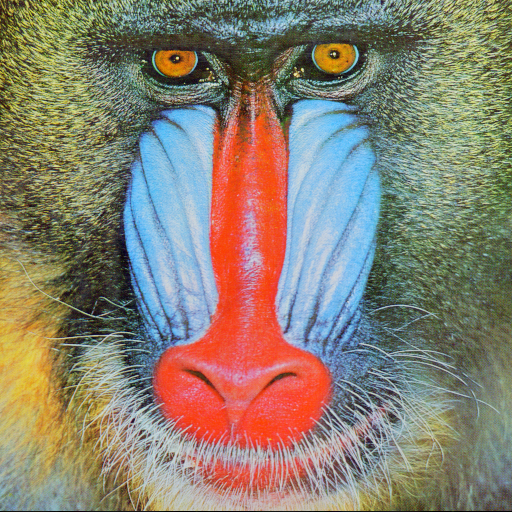
#> input picture notebooks/Images/baboon.png, 512 x 512 px
$ jupyter execute --allow-errors nb_linear.ipynb   (shell and % lines are left out)
#> lines starting #> are read from the running program, lines starting #| are printed output that depends on the picture; after the words box and inside, x2 and y2 are one past the last pixel; in counts of white or black regions, pixels touching at a corner belong together
[cell 1]

import cv2
import numpy as np
import matplotlib.pyplot as plt
import matplotlib.cm as cm
from ipywidgets import interact

plt.rcParams['figure.figsize'] = [14, 10]

from matplotlib.colors import LinearSegmentedColormap

def getRandomColorMap(num_colors, bg_color=1):
    colors = np.random.rand(num_colors, 3) * 0.75
    colors[0, :] = bg_color
    colors = tuple(map(tuple, colors))

    labelColorMap = LinearSegmentedColormap.from_list('labelColorMap', colors, N=num_colors)

    return labelColorMap

def multiplot(lines, rows, images, cmap, title, save=False):
    plt.figure(figsize=(20,10))
    for i in np.arange(lines*rows):

        plt.subplot(lines, rows, i+1)
        plt.imshow(images[i], vmax=255, cmap=cmap[i])
        plt.title(title[i])
        plt.xticks([])
        plt.yticks([])

    if save:
        plt.savefig('img.png')
    plt.show()

Load the image and convert it in grayscale image.

[cell 2]
image = cv2.imread('Images/baboon.png')
#> image is the input picture: shape (512, 512, 3); mean B, G, R 113.1, 128.9, 137.4

rgb_image = cv2.cvtColor(image, cv2.COLOR_BGR2RGB)
gray_image = cv2.cvtColor(image, cv2.COLOR_BGR2GRAY)

multiplot(1, 2, (rgb_image, gray_image), (cm.viridis, cm.gray), ('Original image', 'Gray image'))

The most basic linear filtering is a moving average of the image.

[cell 3]
def average_filter(kx, ky):
    kernel = np.ones((ky, kx)) / (kx*ky)
    avg_image = cv2.filter2D(gray_image, -1, kernel)

    multiplot(1, 2, (gray_image, avg_image), (cm.gray, cm.gray), ('Gray image', 'Average filtered image'))

interact(average_filter, kx=(1, 11, 2), ky=(1, 11, 2))
#> the sliders are set to kx = 6, ky = 6

What is the difference between average filtering and uniform blurring?

[cell 4]
def blurring_filter(kx, ky):
    kernel = (ky, kx)
    blur_image = cv2.blur(gray_image, kernel)

    multiplot(1, 2, (gray_image, blur_image), (cm.gray, cm.gray), ('Gray image', 'Blurred image'))

interact(blurring_filter, kx=(1, 11, 2), ky=(1, 11, 2))
#> the sliders are set to kx = 6, ky = 6

[cell 5]
avg_image = cv2.filter2D(gray_image, -1, np.ones((3, 3)) / (3*3))
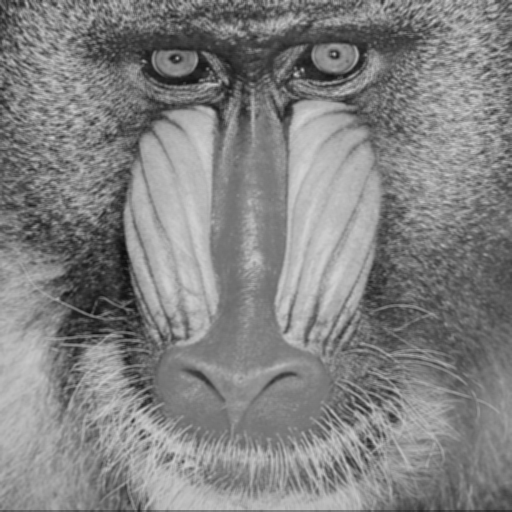
#> avg_image: shape (512, 512); min 12, max 211, mean 129.7
blur_image = cv2.blur(gray_image, (3, 3))
box_image = cv2.boxFilter(gray_image, -1, (3, 3), normalize=True)

(avg_image.flatten() == blur_image.flatten()).sum() / avg_image.size, (avg_image.flatten() == box_image.flatten()).sum() / avg_image.size
#> Out = (1, 1)
#> the sliders are set to kx = 6, ky = 6

What is the difference between uniform and gaussian blurring?

[cell 6]
def gaussian_filter(kx, ky):
    kernel = (ky, kx)
    gauss_image = cv2.GaussianBlur(gray_image, kernel, sigmaX=0)

    multiplot(1, 2, (gray_image, gauss_image), (cm.gray, cm.gray), ('Gray image', 'Gaussian blurred image'))

#> (the rest of this cell did not finish here and is left out)


We can obtain a high pass filtered image by applying a low pas filter and then taking the complementary.

[cell 7]
def hp_filter(kx, ky):
    kernel = (ky, kx)
    gauss_image = cv2.GaussianBlur(gray_image, kernel, 3)

    hp = gray_image - gauss_image

    multiplot(1, 2, (gray_image, hp), (cm.gray, cm.gray), ('Gray image', 'HP filter image'))

interact(hp_filter, kx=(1, 21, 2), ky=(1, 21, 2))
#> the sliders are set to kx = 11, ky = 11

Compute and display the histogram of a grayscale image

[cell 8]
cameraman_gray = cv2.imread('Images/cameraman.jpg', cv2.IMREAD_GRAYSCALE)
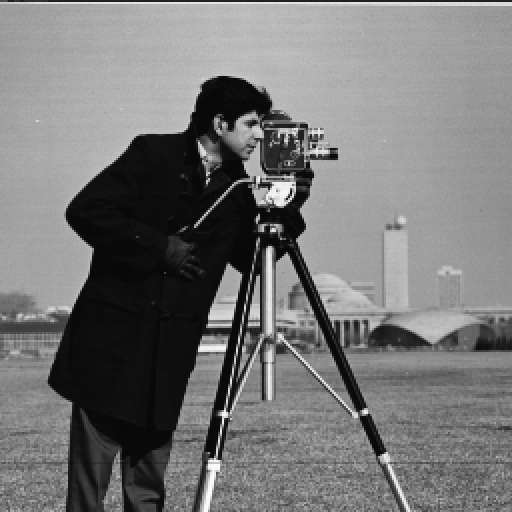
#> input picture notebooks/Images/cameraman.jpg, 512 x 512 px
#> cameraman_gray is the input picture: shape (512, 512); min 0, max 255, mean 118.7

plt.imshow(cameraman_gray, cmap=cm.gray)

[cell 9]
hist_np, bins = np.histogram(cameraman_gray.ravel(), 256, [0,256])
#> hist_np = 256 values, max 8341 at index 13, min 9 at index 254, mean 1024; bins = 257 values from 0 to 256

hist_cv = cv2.calcHist( [cameraman_gray], [0], None, [256], [0,256])
#> hist_cv has the same summary as hist_np

plt.hist(cameraman_gray.ravel(), bins=256, range=(0,255))
plt.show()
#> figure, not shown here; tallest bar 8341 high, from x = 12.95 to 13.95

Basic thresholding

[cell 10]
cameraman_threshold = cameraman_gray > 100
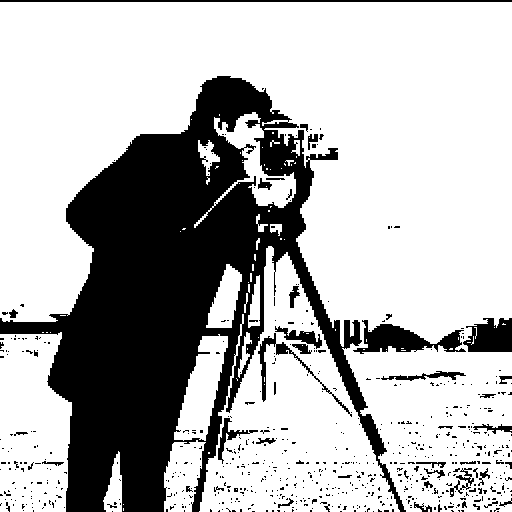
#> cameraman_threshold: shape (512, 512) bool; 71% white; 649 black regions (605 under 20 px), largest, box (x1, y1, x2, y2) and area: (0, 76, 406, 512) 65963, (353, 320, 466, 354) 1755, (463, 318, 512, 352) 1270

plt.imshow(cameraman_threshold, cmap=cm.gray)
plt.show()

#### Thresholding with OpenCV
Determine the v1 and v2 values for the following threshold types:
cv.THRESH_BINARY
$$\text{th_image}(x,y)=\left\{
                \begin{array}{ll}
                  \texttt{v1} & \text{if img$(x,y)$ > thresh}\\
                  \texttt{v2} & \text{otherwise}
                \end{array}
              \right.
$$

cv.THRESH_BINARY_INV
$$\text{th_image}(x,y)=\left\{
                \begin{array}{ll}
                  \texttt{v1} & \text{if img$(x,y)$ > thresh}\\
                  \texttt{v2} & \text{otherwise}
                \end{array}
              \right.
$$

cv.THRESH_TRUNC
$$\text{th_image}(x,y)=\left\{
                \begin{array}{ll}
                  \texttt{v1} & \text{if img$(x,y)$ > thresh}\\
                  \texttt{v2} & \text{otherwise}
                \end{array}
              \right.
$$

cv.THRESH_TO_ZERO
$$\text{th_image}(x,y)=\left\{
                \begin{array}{ll}
                  \texttt{v1} & \text{if img$(x,y)$ > thresh}\\
                  \texttt{v2} & \text{otherwise}
                \end{array}
              \right.
$$

cv.THRESH_TO_ZERO_INV
$$\text{th_image}(x,y)=\left\{
                \begin{array}{ll}
                  \texttt{v1} & \text{if img$(x,y)$ > thresh}\\
                  \texttt{v2} & \text{otherwise}
                \end{array}
              \right.
$$

[cell 11]
grad = cv2.imread('Images/gradient.png', cv2.IMREAD_GRAYSCALE)
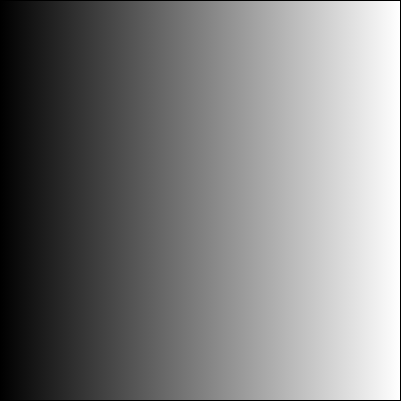
#> input picture notebooks/Images/gradient.png, 401 x 401 px
#> grad is the input picture: shape (401, 401); min 0, max 255, mean 126.3

value = 150

ret, thresh1 = cv2.threshold(grad, value, 255, cv2.THRESH_BINARY)
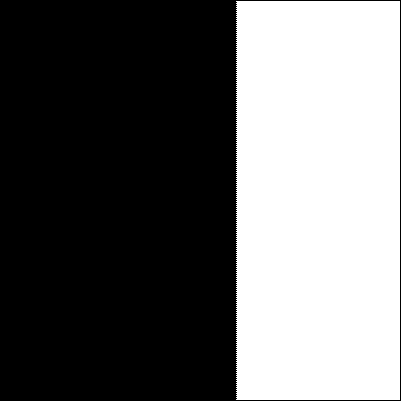
#> thresh1: shape (401, 401); 40.6% white; 1 white region, box (x1, y1, x2, y2) and area: (236, 1, 400, 400) 65237
#> ret = 150
ret, thresh2 = cv2.threshold(grad, value, 255, cv2.THRESH_BINARY_INV)
ret, thresh3 = cv2.threshold(grad, value, 255, cv2.THRESH_TRUNC)
ret, thresh4 = cv2.threshold(grad, value, 255, cv2.THRESH_TOZERO)
ret, thresh5 = cv2.threshold(grad, value, 255, cv2.THRESH_TOZERO_INV)

multiplot(2, 3,
          (grad, thresh1, thresh2, thresh3, thresh4, thresh5),
          (cm.gray, cm.gray, cm.gray, cm.gray, cm.gray, cm.gray),
          ('Original Image', 'THRESH_BINARY', 'THRESH_BINARY_INV',
           'THRESH_TRUNC', 'THRESH_TOZERO', 'THRESH_TOZERO_INV'))

[cell 12]
value = 127

ret, thresh1 = cv2.threshold(cameraman_gray, value, 255, cv2.THRESH_BINARY)
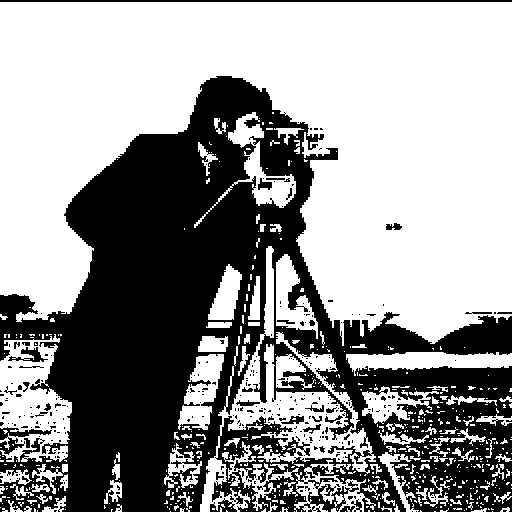
#> thresh1: shape (512, 512); 59.3% white; 338 black regions (303 under 20 px), largest, box (x1, y1, x2, y2) and area: (0, 76, 512, 512) 102139, (0, 0, 512, 2) 1024, (0, 427, 52, 455) 471
#> ret = 127
ret, thresh2 = cv2.threshold(cameraman_gray, value, 255, cv2.THRESH_BINARY_INV)
ret, thresh3 = cv2.threshold(cameraman_gray, value, 255, cv2.THRESH_TRUNC)
#> thresh3: shape (512, 512)
ret, thresh4 = cv2.threshold(cameraman_gray, value, 255, cv2.THRESH_TOZERO)
#> thresh4: shape (512, 512)
ret, thresh5 = cv2.threshold(cameraman_gray, value, 255, cv2.THRESH_TOZERO_INV)
#> thresh5: shape (512, 512)

multiplot(2, 3,
         (cameraman_gray, thresh1, thresh2, thresh3, thresh4, thresh5),
         (cm.gray, cm.gray, cm.gray, cm.gray, cm.gray, cm.gray),
         ('Original Image', 'THRESH_BINARY', 'THRESH_BINARY_INV',
          'THRESH_TRUNC', 'THRESH_TOZERO', 'THRESH_TOZERO_INV'))

In the previous examples, we had to chose the threshold value. We can use Otsu's algorithm to determine it.

[cell 13]
rice = cv2.imread('Images/rice.jpg', cv2.IMREAD_GRAYSCALE)
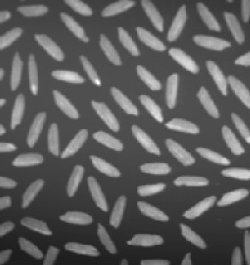
#> input picture notebooks/Images/rice.jpg, 250 x 265 px
#> rice is the input picture: shape (265, 250); min 25, max 255, mean 92.9

plt.hist(rice.ravel(), bins=256, range=(0,255))
plt.show()
#> figure, not shown here; tallest bar 3357 high, from x = 76.7 to 77.7

ret, thresh1 = cv2.threshold(rice, 127, 255, cv2.THRESH_BINARY)
#> thresh1: shape (265, 250); 23% white; 70 white regions (5 under 20 px), largest, box (x1, y1, x2, y2) and area: (207, 61, 250, 109) 648, (92, 101, 119, 132) 357, (169, 49, 198, 73) 345

ret, otsu = cv2.threshold(rice, 0, 255, cv2.THRESH_BINARY + cv2.THRESH_OTSU)
#> otsu: shape (265, 250); 28.4% white; 77 white regions (5 under 20 px), largest, box (x1, y1, x2, y2) and area: (206, 61, 250, 109) 735, (91, 101, 120, 132) 405, (168, 48, 199, 74) 393
#> ret = 110

multiplot(1, 3,
         (rice, thresh1, otsu),
         (cm.gray, cm.gray, cm.gray),
         ('Original Image', 'THRESH_BINARY', 'THRESH_BINARY + OTSU'))

You can fine-tune the result by applying this algorithm on the different parts of the image.

[cell 14]
n = 5
h = np.linspace(0, rice.shape[0], n+1).astype('int')
#> h = [0, 53, 106, 159, 212, 265]
out = []
for i in range(n):
    ret, th = cv2.threshold(rice[h[i]: h[i+1], :], 0, 255, cv2.THRESH_BINARY + cv2.THRESH_OTSU)
    out.append(th)
#> this loop made 5 passes
#> ret on passes 1 to 5: 109, 121, 120, 109, 81
#> after the loop, out = 5 items

out = np.concatenate(out, axis=0)
#> out: shape (265, 250); 29.6% white; 76 white regions (1 under 20 px), largest, box (x1, y1, x2, y2) and area: (207, 61, 250, 109) 678, (194, 35, 231, 51) 380, (92, 101, 119, 132) 372

multiplot(1, 3,
         (rice, otsu, out),
         (cm.gray, cm.gray, cm.gray),
         ('Original Image', 'OTSU', 'OTSU BY PARTS'))

[cell 15]
def otsu_parts(img, n, direction):

    out = []

    if direction == 'horizontal':
        l = img.shape[0]
        h = np.linspace(0, l, n+1).astype('int')

        for i in range(n):
            ret, th = cv2.threshold(img[h[i]: h[i+1], :], 0, 255, cv2.THRESH_BINARY + cv2.THRESH_OTSU)
            out.append(th)
    else:
        l = img.shape[1]
        h = np.linspace(0, l, n+1).astype('int')

        for i in range(n):
            ret, th = cv2.threshold(img[:, h[i]: h[i+1]], 0, 255, cv2.THRESH_BINARY + cv2.THRESH_OTSU)
            out.append(th)


    return np.concatenate(out, axis=0)

light_gradient = np.arange(start=132, stop=-133, step=-1) / 3
non_uniform_lightning = (np.reshape(light_gradient, (265, 1))) * np.ones((1, 250), dtype=int)

img_nu = np.clip(rice+non_uniform_lightning, 0, 255).astype(np.uint8)

plt.hist(img_nu.ravel(), bins=256, range=(0,255))

ret, otsu = cv2.threshold(img_nu, 0, 255, cv2.THRESH_BINARY + cv2.THRESH_OTSU)
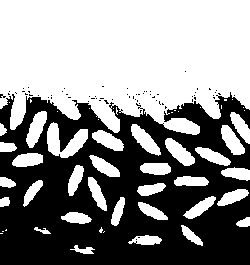
#> otsu: shape (265, 250); 55.2% white; 66 black regions (65 under 20 px), largest, box (x1, y1, x2, y2) and area: (0, 92, 250, 265) 29503
#> ret = 88
otsu_p = otsu_parts(img_nu, 5, 'horizontal')
#> the loop in otsu_parts, `for i in range(n):` made 5 passes
#> ret on passes 1 to 5: 144, 139, 119, 92, 48
#> after the loop in otsu_parts, `for i in range(n):`: out = 5 items
#> in otsu_parts, `return np.concatenate(out, axis=0)`: returned value: shape (265, 250); 29.3% white; 76 white regions (1 under 20 px), largest, box (x1, y1, x2, y2) and area: (207, 61, 250, 109) 668, (92, 101, 119, 132) 379, (168, 48, 199, 74) 373

multiplot(2, 2,
         (rice, non_uniform_lightning, otsu, otsu_p),
         (cm.gray, cm.gray, cm.gray, cm.gray),
         ('Original Image', 'Non-uniform lightning', 'OTSU', 'OTSU BY PARTS'))

Gaussian noise

[cell 16]
pattern = cv2.imread('Images/pattern_inspection2.png', cv2.IMREAD_GRAYSCALE)
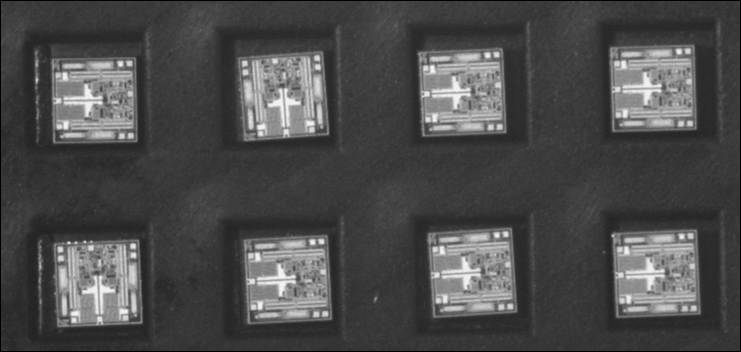
#> input picture notebooks/Images/pattern_inspection2.png, 741 x 352 px
#> pattern is the input picture: shape (352, 741); min 0, max 244, mean 75.4

gaussian_noise = np.zeros_like(pattern, dtype=float)
mean = 0.
std = 10.
cv2.randn(gaussian_noise, mean, std)
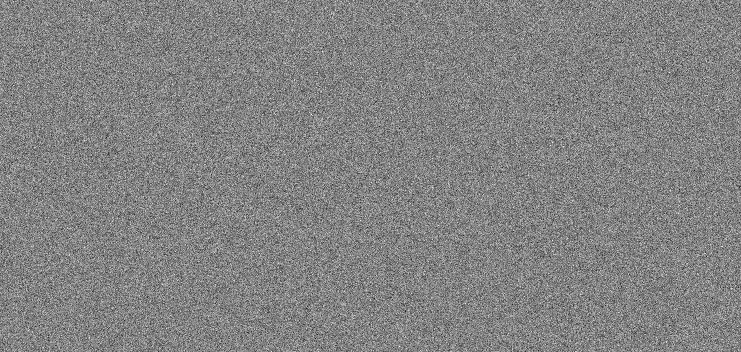
#> gaussian_noise: shape (352, 741) float64; min -48.28, max 45.67, mean 0; drawn with min black and max white

pattern_noisy = np.clip(pattern+gaussian_noise, 0, 255).astype(np.uint8)

multiplot(1, 2,
         (pattern, pattern_noisy),
         (cm.gray, cm.gray),
         ('Original image', 'Gaussian noise'))

Salt and pepper noise

[cell 17]
salt_pepper_noise = np.zeros_like(cameraman_gray)
cv2.randu(salt_pepper_noise, 0, 255)
cameraman_noisy = np.where(salt_pepper_noise < 10, 0, np.where(salt_pepper_noise > 240, 255, cameraman_gray))

multiplot(1, 2,
         (cameraman_gray, cameraman_noisy),
         (cm.gray, cm.gray),
         ('Original image', 'Salt and pepper noise'))

[cell 18]
cameraman_noisy_uniform_blur = cv2.blur(cameraman_noisy, (7, 7))
cameraman_noisy_gaussian_blur = cv2.GaussianBlur(cameraman_noisy, (7, 7), 0)
cameraman_noisy_bilateral = cv2.bilateralFilter(cameraman_noisy, -1, 25, 11)

multiplot(2, 2,
         (cameraman_gray, cameraman_noisy_uniform_blur, cameraman_noisy_gaussian_blur, cameraman_noisy_bilateral),
         (cm.gray, cm.gray, cm.gray, cm.gray),
         ('Original image', 'Uniform blur', 'Gaussian blur', 'Bilateral filtering'))

[cell 19]
salt_pepper_noise = np.zeros_like(cameraman_gray)
cv2.randu(salt_pepper_noise, 0, 255)
cameraman_noisy = np.where(salt_pepper_noise < 30, 0, np.where(salt_pepper_noise > 200, 255, cameraman_gray))

cameraman_noisy_median = cv2.medianBlur(cameraman_noisy, 5)

multiplot(1, 3,
         (cameraman_gray, cameraman_noisy, cameraman_noisy_median),
         (cm.gray, cm.gray, cm.gray),
         ('Salt and pepper noise', 'Noisy image', 'Median blur'))

[cell 20]
def non_uniform_lightning_like(img, weight):
    width = img.shape[1]
    height = img.shape[0]

    steps_y = np.arange( start=0.0, stop=1.0, step=1.0/height)
    light_gradient_y = np.cos( ( 2.0 * ( steps_y * steps_y - steps_y) + 1.0)* np.pi)[:,np.newaxis]

    steps_x = np.arange( start=0.0, stop=1.0, step=1.0/width)
    light_gradient_x = np.cos( steps_x * np.pi)[np.newaxis,:]

    return ( weight * light_gradient_y * light_gradient_x)

nul = non_uniform_lightning_like(rice, 50)
rice_nul = np.clip(rice + nul, 0, 255).astype(np.uint8)

multiplot(1, 3,
         (rice, nul, rice_nul),
         (cm.gray, cm.gray, cm.gray),
         ('Original Image', 'Non Uniform Lightning', 'Image + Non Uniform Lightning'))

[cell 21]
k = 19
kernel = np.ones((k, k))

erd = cv2.erode(rice_nul, kernel, iterations=1)
dlt = cv2.dilate(rice_nul, kernel, iterations=1)

multiplot(1, 2,
         (erd, dlt),
         (cm.gray, cm.gray),
         ('Erosion', 'Dilation'))

[cell 22]
gaussian_erd = cv2.GaussianBlur(erd, (k, k), 0)
gaussian_dlt = cv2.GaussianBlur(dlt, (k, k), 0)

multiplot(1, 2,
         (gaussian_erd, gaussian_dlt),
         (cm.gray, cm.gray),
         ('Background', 'Foreground'))

[cell 23]
def local_normalize_image(img, k):
    kernel = np.ones((k, k))

    erd = cv2.erode(img, kernel, iterations=1)
    dlt = cv2.dilate(img, kernel, iterations=1)

    gaussian_erd = cv2.GaussianBlur(erd, (k, k), 0)
    gaussian_dlt = cv2.GaussianBlur(dlt, (k, k), 0)

    norm_img = (img - gaussian_erd)/(gaussian_dlt - gaussian_erd + 1) * 255

    return np.clip(norm_img, 0, 255).astype(np.uint8)

rice_nul_norm = local_normalize_image(rice_nul, 19)

ret, thresh1 = cv2.threshold(rice_nul, 0, 255, cv2.THRESH_BINARY + cv2.THRESH_OTSU)
#> ret = 111
ret, thresh2 = cv2.threshold(rice_nul_norm, 0, 255, cv2.THRESH_BINARY + cv2.THRESH_OTSU)
#> ret = 107

multiplot(2, 2,
         (rice_nul, rice_nul_norm, thresh1, thresh2),
         (cm.gray, cm.gray, cm.gray, cm.gray),
         ('Image + Non Uniform Lightning', 'Uniformized Image', 'OTSU', 'OTSU + uniformized'))
